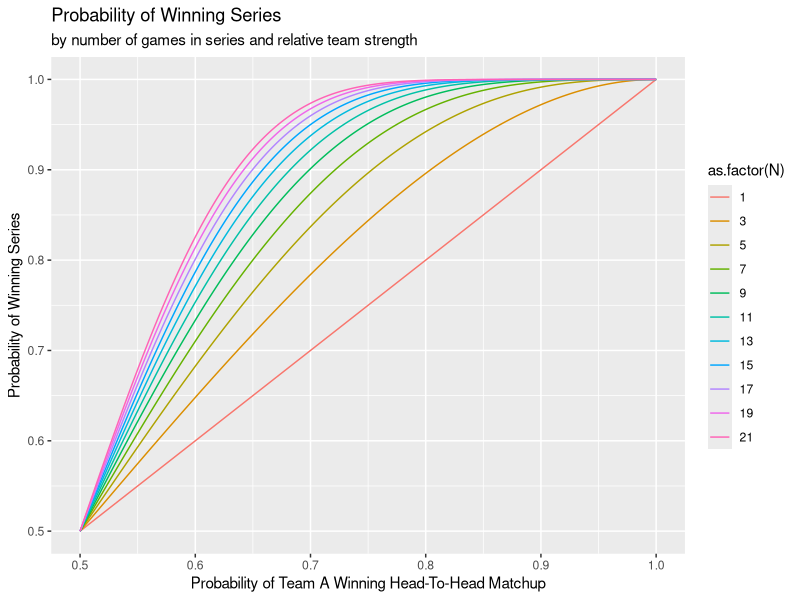
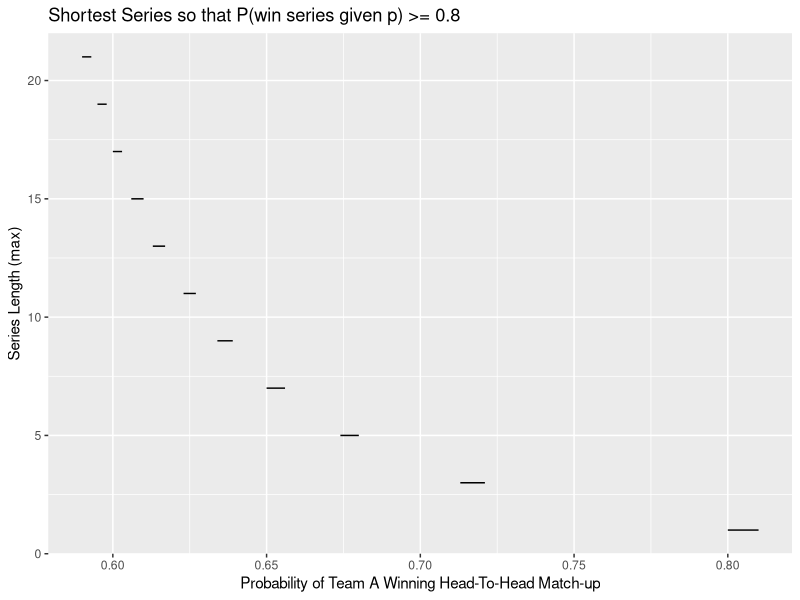
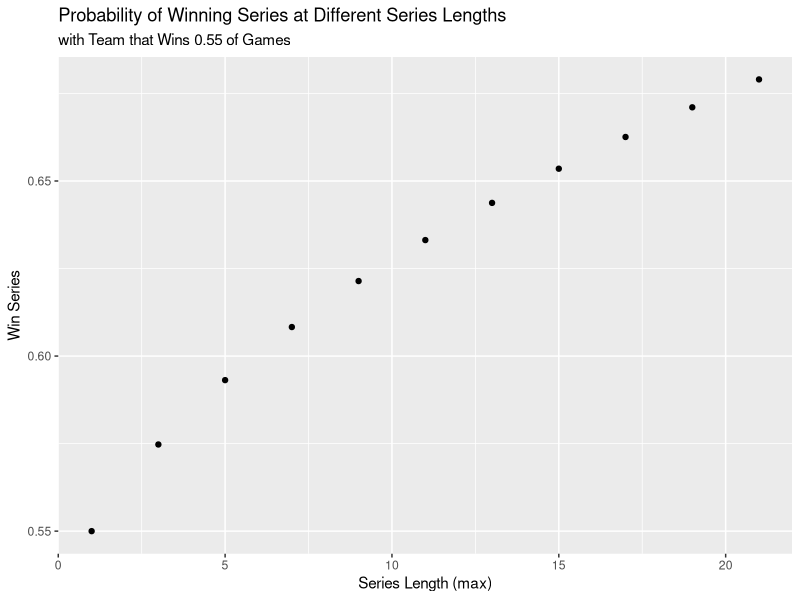

These charts were generated, in order, by the following R code:
## ---- chunk 1
# upload tidyverse library
library(tidyverse)
## ---- chunk 2
# building the function to take in variables p and N and return win_series
calc_win_prob <- function(p, N) {
  # helper variables --- allow for variable manipulation within loop
  helper_01 <- 0
  helper_02 <- N
  # for series of 1
  if(N == 1)
  {
    helper_01 = p
  }
  # for series of > 1
  else{
  x_all <- for (i in 1:(N / 2))
  {
    # probability team wins in any but last possible game
    helper_01 = dbinom((N / 2) - 0.5, size = helper_02 - 1, prob = p) * p + helper_01
    helper_02 = helper_02 - 1
  }
  # probability team wins in last possible game
  helper_01 = dbinom((N / 2) + 0.5, size = (N / 2) + 0.5, prob = p) + helper_01
  return(helper_01)
  }
}
## ---- chunk 3
# build and populate grid with N and p combinations that I want to analyse
odds <- c(1, 3, 5, 7, 9, 11, 13, 15, 17, 19, 21)
full_grid <- expand.grid(N = odds
                         , p = seq(0.5, 1, by = 0.001))
## ---- chunk 4
# calculate the win_series from each combinations of N and p and insert into grid
for(i in 1:nrow(full_grid)) {
  full_grid[i, c("win_series")] <-
    calc_win_prob(full_grid[i, "p"], full_grid[i, "N"])
}
## ---- chunk 5
ggplot(
  data = full_grid,
  mapping = aes(
    x = p,
    y = win_series,
    group = interaction(N),
    color = as.factor(N)
  )) +
  geom_line() +
  xlab("Probability of Team A Winning Head-To-Head Matchup") +
  ylab("Probability of Winning Series") +
  labs(title = "Probability of Winning Series",
       subtitle = "by number of games in series and relative team strength")
## ---- chunk 6
reduced_grid <- full_grid %>%
  filter(win_series >= 0.80 & win_series <= 0.81)
ggplot(data = reduced_grid,
       mapping = aes(
         x = p,
         y = N,
         group = interaction(N)
       )) +
  geom_line() +
  xlab("Probability of Team A Winning Head-To-Head Match-up") +
  ylab("Series Length (max)") +
  labs(title = "Shortest Series so that P(win series given p) >= 0.8")

## ---- chunk 7
q1_grid <- full_grid %>%
  filter(p == 0.55)
ggplot(q1_grid, aes(y = win_series, x = N)) +
  geom_point() +
  xlab("Series Length (max)") +
  ylab("Win Series") +
  labs(title = "Probability of Winning Series at Different Series Lengths",
       subtitle = "with Team that Wins 0.55 of Games")
calc_win_prob(0.55, 3)
calc_win_prob(0.55, 21)
## ---- chunk 8
calc_win_prob(0.55,69)
calc_win_prob(0.55,71)
## ---- chunk 9
prob_win_0.55 <- dbinom(3, size = 6, 0.55) * 0.55
prob_win_0.45 <- dbinom(3, size = 6, 0.45) * 0.45
prob_win_0.55 / (prob_win_0.45 + prob_win_0.55)
